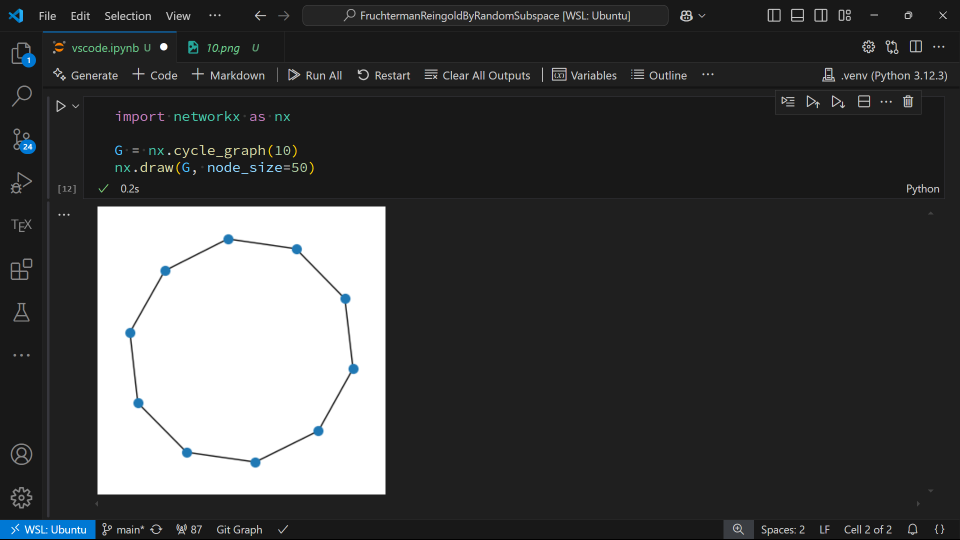
#> input picture doc/presentation/vscode/Screenshot (173).png, 1920 x 1080 px (shown at 1/2 size); its folder holds 3 pictures in this run
$ python clip.py
#> lines starting #> are read from the running program, lines starting #| are printed output that depends on the picture
import cv2

for idx, it in zip(range(173, 175 + 1), [10, 20, 500]):
    img = cv2.imread(f"Screenshot ({idx}).png")
#> img is the input picture: shape (1080, 1920, 3); mean B, G, R 67.3, 66.9, 66.1
    if img is None:
        raise FileNotFoundError(f"Screenshot ({idx}).png not found or unreadable")

    # Clip the image
    clip = img[185:1000, 160:800]
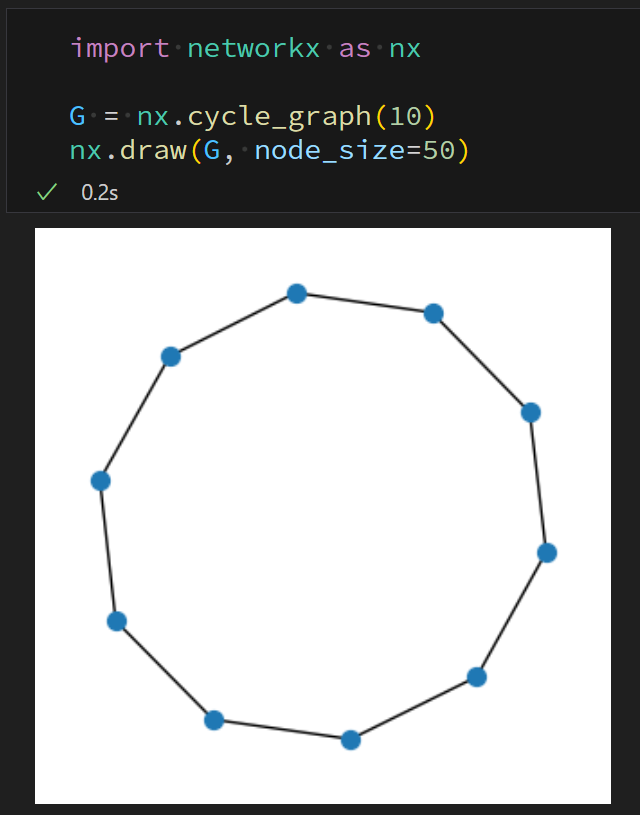
#> clip: shape (815, 640, 3); mean B, G, R 171.4, 171.2, 170.3

    # save the clipped image
    cv2.imwrite(f"{it}.png", clip)
#> pass 2 of the loop `for idx, it in zip(range(173, 175 + 1), [10, 20, 500]):`:
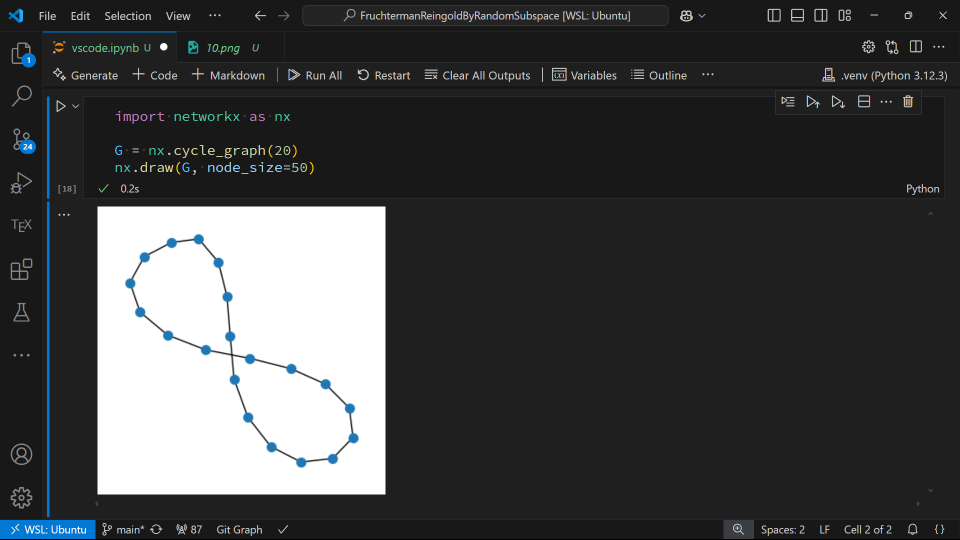
#> input picture doc/presentation/vscode/Screenshot (174).png, 1920 x 1080 px (shown at 1/2 size)
#> img is the input picture: shape (1080, 1920, 3); mean B, G, R 67.5, 66.9, 65.7
#> `clip = img[185:1000, 160:800]`:
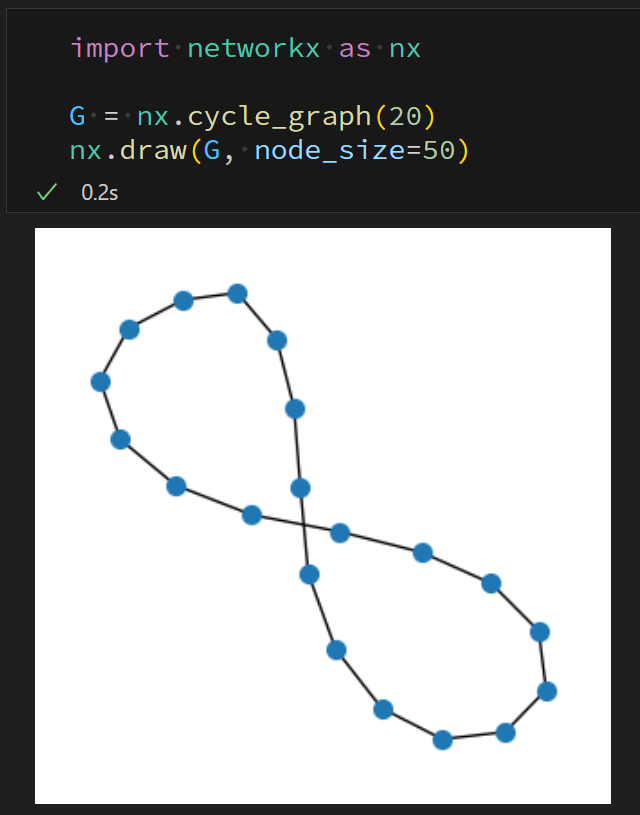
#> clip: shape (815, 640, 3); mean B, G, R 171.1, 170.6, 169.1
#> pass 3 of the loop `for idx, it in zip(range(173, 175 + 1), [10, 20, 500]):`:
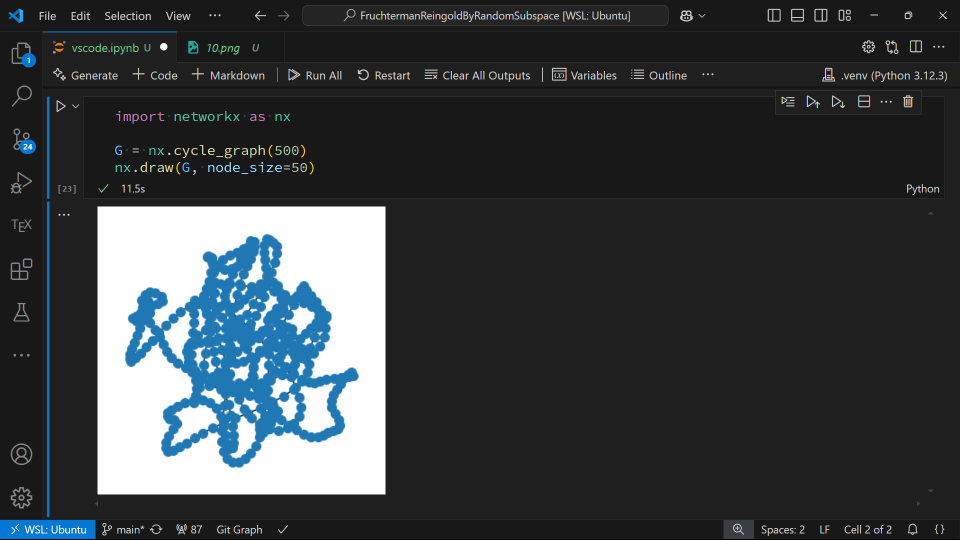
#> input picture doc/presentation/vscode/Screenshot (175).png, 1920 x 1080 px (shown at 1/2 size)
#> img is the input picture: shape (1080, 1920, 3); mean B, G, R 64.8, 61.6, 56.8
#> `clip = img[185:1000, 160:800]`:
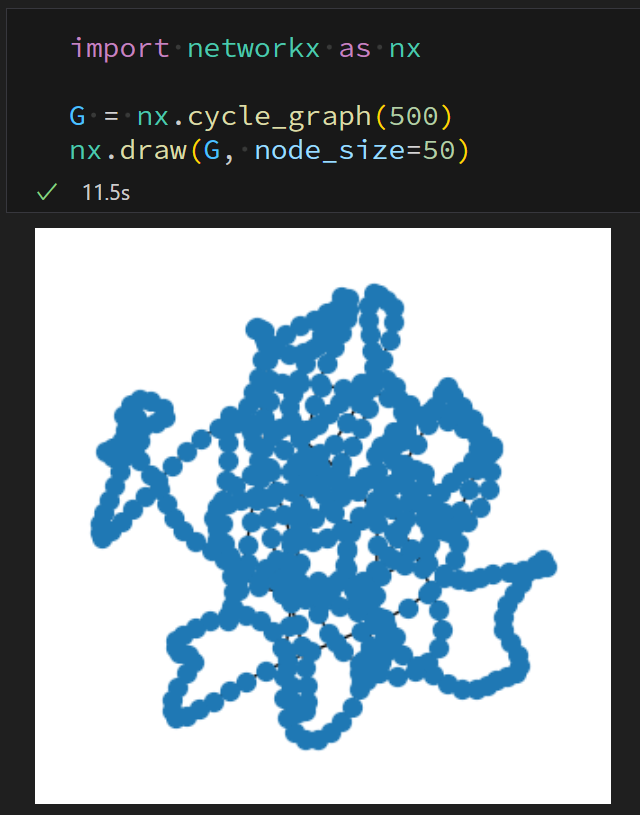
#> clip: shape (815, 640, 3); mean B, G, R 160.1, 149.8, 133.9
